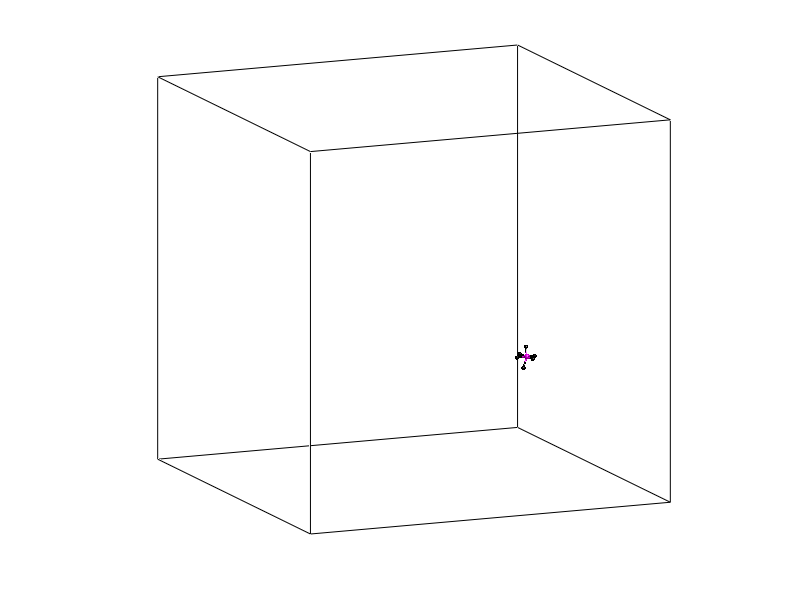

This figure's MATLAB source:
clear all; clc; fclose all;
fid=fopen('Si_6.dat'); 
A=fscanf(fid,'%d    %f   %f    %f    %f   %d',[6 inf]);
A=A';
stt=A(:, 1); x=A(:, 2); y=A(:, 3); z=A(:, 4);
q=A(:,6);
id=A(:,5);

    NCL=17;
    sh1=sum(id==1);
    sh2=sum(id==2);
    sh=sh1+sh2;
    rmin=2.401;
    SPTO(sh1, 7)=0;
    SPT(1,8)=0;
%     fid=fopen('md0.dat'); 
%     A1=fscanf(fid,'%d  %f',[2 1]);
     l=62.1900; l2=l/2; 
% assign id for clusters   
for i=1:sh1
    idcl(i)=i;
end
%==========================
for i=1:sh1
    dem(i)=0; k=0;
   for j=sh1+1:sh1+sh2
           rx=x(i)-x(j); 
           if (rx>l2) rx=rx-l;
           elseif (rx<(-l2)) rx=rx+l;
           end
           ry=y(i)-y(j);
           if (ry>l2) ry=ry-l;
           elseif (ry<(-l2)) ry=ry+l;
           end
           rz=z(i)-z(j);
           if (rz>l2) rz=rz-l;
           elseif (rz<(-l2)) rz=rz+l;
           end
           kc=sqrt(rx*rx+ry*ry+rz*rz);
              if((kc>0.001)&(kc<rmin))
                  dem(i)=dem(i)+1;  k=k+1;  SPTO(i,k)=j;idcl(j)=i;
              end
   end
   
   SPT(k)=SPT(k)+1;
 end
% assign id for clusters   
for i=1:sh1
    idcl(i)=i;
end
%==========================

  for i=1:sh1
   for j=i+1:sh1
        for k= SPTO(i,1:7) 
             for k1= SPTO(j,1:7) 
                        if (k==k1)&(k>0)
                              
                              b=idcl(i);
                              c=idcl(j); 
                              a=min(b,c);
                              for i1=1:sh
                                    if ((idcl(i1)==b)|(idcl(i1)==c))  
                                     idcl(i1)=a;
                                    end                                            
                                  end

                                  for i2=1:7
                                      if (SPTO(i, i2)>0)
                                      idcl(SPTO(i,i2)) =a;  
                                      end

                                      if (SPTO(j, i2)>0)
                                      idcl(SPTO(j,i2))=a;
                                      end 
                                  end   
                              idcl(i)=a; 
                              idcl(j)=a;
                              break; 
                          end
             end
                        
        end 
        %=================
   end
  end
  
  k=0;
  for i=1:sh
      tam=sum(idcl==i);
            if (tam>0)
                k=k+1; 
                Nat_cl(k)=tam;
                id_cl(k)=i;
            end
                
  end
  M=[Nat_cl; id_cl];
 
 
  k=0;
for i=1: max(Nat_cl)
    k=k+1;
    Nth(k)=sum(Nat_cl==i); Natom(k)=i;      
end
M2=[ Nth; Natom ];
M=M';    
M2=M2';
j=0;
for i=1: max(Nat_cl)
      if M2(i, 1)>0
         j=j+1;
        M3(j, :)= M2(i,:);
    end
end
%phan bo dam
PBD=fopen('pbd.dat', 'a');
fid=fopen('ghidam.dat', 'w');
for i=1:length(M3(:, 1))
     
    fprintf(PBD, '% 10d  %10d \n', M3(i, 1), M3(i, 2));
end
    fprintf(PBD, '\n  \n') ;
          
  
  %==========================================================
 mau2=[0 0 0];mau3= [1 1 0]; mau1=[1 0 1];
 [Sx Sy Sz]=sphere(40);
 ii=0;
 N=sh;
for i=1:N
    if (idcl(i)==NCL)
     if(id(i)==1)
         Ray=.45; mau=mau1;
     elseif (id(i)==2)
         Ray=.35; mau=mau2;
     elseif (id(i)==3)
         Ray=.55; mau=mau3;
    end
          surface((Ray*Sx + x(i)),(Ray*Sy + y(i)),(Ray*Sz + z(i)),'FaceColor',mau, 'EdgeColor','none'); 
          ii=ii+1
          fprintf(fid, '%6d  %12.3f  %12.3f% 12.3f %6d  %6d \n', ii, x(i), y(i), z(i), id(i), q(i));
          
    end
end
%+++++++++++++++++++++++
[xcyl,ycyl,zcyl]=cylinder(1,40); %z-oriented
dirc=[1e-10 1e-10 100000']; %Create a vector with a z-direction
Ray=0.15;
colorbond2=mau2;
                                        
  for i=1:N
    for j=1:N
        if(idcl(i)==NCL)&(idcl(j)==NCL)
     r=sqrt((x(i)-x(j))*(x(i)-x(j))+(y(i)-y(j))*(y(i)-y(j))+(z(i)-z(j))*(z(i)-z(j))); 
        if (((r<3.6)&(id(i)==3)&(id(j)==2))|((r<rmin)&(id(i)==1)&(id(j)==2)))
            a=xcyl*Ray;
            b=ycyl*Ray;
            c=zcyl;
            
                     if((id(i)==1))
                                           
                         colorbond1=mau1; 
                     end
                       if((id(i)==3))
                                           
                         colorbond1=mau3; 
                     end
                     
                    %first atom position
                    pc(1,1:3)= [x(i), y(i), z(i) ];
                    %second atom position
                    pc(2,1:3)= [(x(j)+x(i))/2, (y(j)+y(i))/2,(z(j)+z(i))/2];
                    %Bond creation
                    [m,I]=sort(pc(:,3));
                     a1=I(1);
                     b1=I(2);
                     h=surface(a+pc(a1,1),b+pc(a1,2),r*c/2+pc(a1,3),'FaceColor',colorbond1, 'EdgeColor','none');
                     a=pc(b1,:)-pc(a1,:);
                     b=dirc;
                     cr(1) = b(3)*a(2) - b(2)*a(3);
                     cr(2) = b(1)*a(3) - b(3)*a(1);
                     cr(3) = b(2)*a(1) - b(1)*a(2);
                     dir=pc(a1,:)+cr;
                     alfa=(180/pi)*(atan2(pc(b1,3)-pc(a1,3),((pc(b1,1)-pc(a1,1))^2+(pc(b1,2)-pc(a1,2))^2)^(1/2))-pi/2);                               
                     rotate(h,dir,alfa,pc(a1,:)+1e-9)
                     % ve nua tru sau
                     a=xcyl*Ray;
                     b=ycyl*Ray;
                     c=zcyl;
                    %first atom position
                    pc(1,1:3)= pc(2,1:3);
                    %second atom position
                    pc(2,1:3)= [x(j), y(j),z(j)];
                    %Bond creation
                    [m,I]=sort(pc(:,3));
                     a1=I(1);
                     b1=I(2);
                     h=surface(a+pc(a1,1),b+pc(a1,2),r*c/2+pc(a1,3),'FaceColor',colorbond2, 'EdgeColor','none');
                     a=pc(b1,:)-pc(a1,:);
                     b=dirc;
                     cr(1) = b(3)*a(2) - b(2)*a(3);
                     cr(2) = b(1)*a(3) - b(3)*a(1);
                     cr(3) = b(2)*a(1) - b(1)*a(2);
                     dir=pc(a1,:)+cr;
                     alfa=(180/pi)*(atan2(pc(b1,3)-pc(a1,3),((pc(b1,1)-pc(a1,1))^2+(pc(b1,2)-pc(a1,2))^2)^(1/2))-pi/2);                               
                     rotate(h,dir,alfa,pc(a1,:)+1e-9)
       
        end 
        end
                end 
  end

%====================
  mau3=[0 0 0];
  k1=1;
  Lx1=0;  Ly1=0;  Lz1=0;
  Lx2=l;  Ly2=l;  Lz2=l;
line([Lx1, Lx2],[Ly1, Ly1], [Lz1, Lz1],'Color',mau3,'LineWidth',k1*Ray);
line([Lx1, Lx2],[Ly1, Ly1], [Lz2, Lz2],'Color',mau3,'LineWidth',k1*Ray);
line([Lx1, Lx2],[Ly2, Ly2], [Lz1, Lz1],'Color',mau3,'LineWidth',k1*Ray);
line([Lx1, Lx2],[Ly2, Ly2], [Lz2, Lz2],'Color',mau3,'LineWidth',k1*Ray);

line([Lx2, Lx2],[Ly1, Ly1], [Lz1, Lz2],'Color',mau3,'LineWidth',k1*Ray);
line([Lx2, Lx2],[Ly2, Ly2], [Lz1, Lz2],'Color',mau3,'LineWidth',k1*Ray);
line([Lx1, Lx1],[Ly1, Ly1], [Lz1, Lz2],'Color',mau3,'LineWidth',k1*Ray);
line([Lx1, Lx1],[Ly2, Ly2], [Lz1, Lz2],'Color',mau3,'LineWidth',k1*Ray);

line([Lx2, Lx2],[Ly1, Ly2], [Lz1, Lz1],'Color',mau3,'LineWidth',k1*Ray);
line([Lx2, Lx2],[Ly1, Ly2], [Lz2, Lz2],'Color',mau3,'LineWidth',k1*Ray);
line([Lx1, Lx1],[Ly1, Ly2], [Lz1, Lz1],'Color',mau3,'LineWidth',k1*Ray);
line([Lx1, Lx1],[Ly1, Ly2], [Lz2, Lz2],'Color',mau3,'LineWidth',k1*Ray);
%//////////////////////////////////////////////////////////////////////////

 view(67, 12)                  
lighting gouraud
camlight
rotate3d on
set(gca,'DataAspectRatio',[ 1 1 1 ])
set(gca,'PlotBoxAspectRatio',[ 1 1 1 ])
set(gca,'CameraViewAngleMode','manual')
set(gcf,'Color',[1 1 1]);                %[0.1 0.2 0.8])
set(gcf,'Name','atomic viewer creat by HONGNV')
set(gca,'XTick',[])
set(gca,'YTick',[])
set(gca,'ZTick',[])
axis off
hold off
fclose(fid);

%======================================================================
    
   fclose all
       
       
   
 



